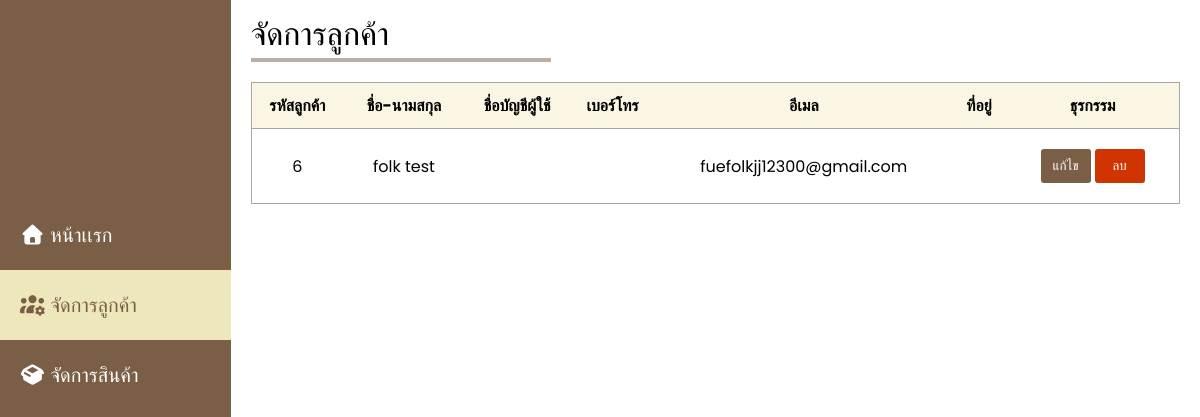
Page /admin-customer.php (signed in) on the earlier database version.
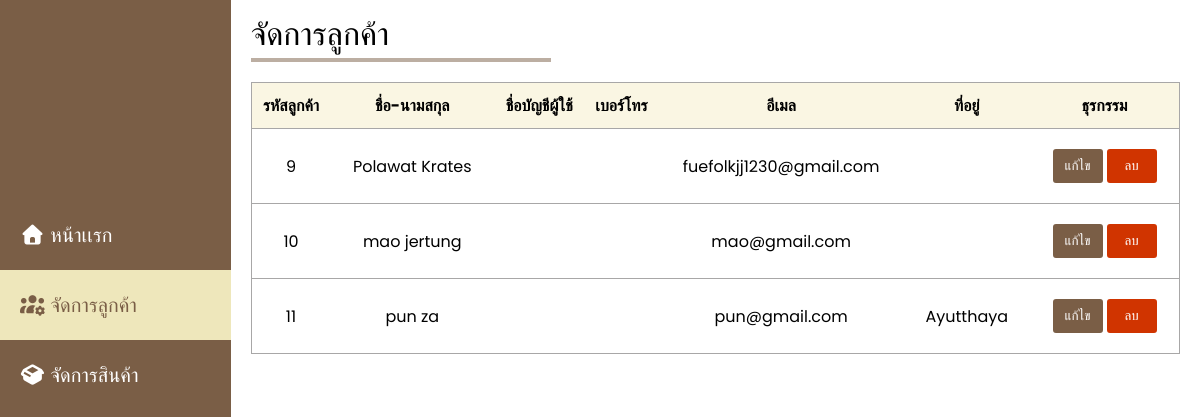
Same page on the later database version.
### tables this page shows
CREATE TABLE `customer` (
  `cus_id` int(11) NOT NULL,
  `cus_username` varchar(50) NOT NULL,
  `cus_password` varchar(255) NOT NULL,
  `cus_fname` varchar(50) NOT NULL,
  `cus_lname` varchar(50) NOT NULL,
  `cus_phone` varchar(20) DEFAULT NULL,
  `cus_email` varchar(100) NOT NULL,
  `cus_address` varchar(255) DEFAULT NULL,
  `cus_picture` varchar(255) DEFAULT 'default_pic.png'
);

### admin-customer.php (the view, shortened to what this page needs)
<!DOCTYPE html>
<html lang="en">
<head>
    <link rel="stylesheet" href="style/adminedit.css">
    <link rel="stylesheet" href="https://cdnjs.cloudflare.com/ajax/libs/font-awesome/7.0.1/css/all.min.css" />
</head>
<body>
<div class="container-bd">
    <nav>
        <ul>
            <a href="admin-login.php">
                <li>
                    <i class="fa-solid fa-house"></i>
                    หน้าเเรก
                </li>
            </a>
            <a href="admin-customer.php">
                <li class="active">
                    <i class="fa-solid fa-users-gear"></i>
                    จัดการลูกค้า
                </li>
            </a>
            <a href="admin-product.php">
                <li>
                    <i class="fa-solid fa-box-open"></i>
                    จัดการสินค้า
                </li>
            </a>
        </ul>
    </nav>
    <div class="container-data">
        <h1>จัดการลูกค้า</h1>
        <hr>
        <div class="table-data">
            <table>
                <thead>
                    <tr>
                        <th>รหัสลูกค้า</th>
                        <th>ชื่อ-นามสกุล</th>
                        <th>ชื่อบัญชีผู้ใช้</th>
                        <th>เบอร์โทร</th>
                        <th>อีเมล</th>
                        <th>ที่อยู่</th>
                        <th>ธุรกรรม</th>
                    </tr>
                </thead>
                <tbody>
                    <?php
                            require('conn.php');
                            $sql = "SELECT * FROM customer";
                            $result = $conn->query($sql);
                                if ($result->num_rows > 0) {
                                    while ($row = $result->fetch_assoc()) {
                                        echo "<tr>";
                                        echo "<td>".$row['cus_id']."</td>";
                                        echo "<td>".htmlspecialchars($row['cus_fname'].' '.$row['cus_lname'])."</td>";
                                        echo "<td>".htmlspecialchars($row['cus_username'])."</td>";
                                        echo "<td>".htmlspecialchars($row['cus_phone'])."</td>";
                                        echo "<td>".htmlspecialchars($row['cus_email'])."</td>";
                                        echo "<td>".htmlspecialchars($row['cus_address'])."</td>";
                                        echo '<td class="t-button">
                                                <a href="adminedit-cus.php?cus_id='.$row['cus_id'].'"><button type="button">แก้ไข</button></a>
                                                <form method="post" action="delete-customer.php" onsubmit="return confirm(\'ต้องการลบผู้ใช้ '.addslashes($row['cus_fname'].' '.$row['cus_lname']).' หรือไม่?\');">
                                                    <input type="hidden" name="cus_id" value="'.$row['cus_id'].'">
                                                    <button type="submit" name="delete-btn">ลบ</button>
                                                </form>
                                            </td>';
                                        echo "</tr>";
                                    }
                                }else {
                                    echo "0 results";
                                }
                    ?>
                </tbody>
            </table>
        </div>
    </div>
</div>
</body>
</html>

### style/adminedit.css (style rules this page uses)
* { box-sizing: border-box; padding: 0; margin: 0; font-family: Poppins,Itim,sans-serif; color: black }
nav { height: 100vh; width: 288px; background-color: #7a5e46; position: relative; }
nav ul a { text-decoration: none; }
nav ul li { padding: 20px; font-size: 20px; transition: 0.2s; color: #fff; }
nav ul li i { color: #fff; }
nav ul { padding-top: 200px; }
.active { background-color: #eee7bb; color: #7a5e46; }
.active i { color: #7a5e46; }
.container-bd { display: flex; width: 100%; height: 100vh; }
.table-data { display: flex; }
.container-data h1 { font-weight: 400; }
.container-data hr { width: 300px; border: 2px solid #7a5e4680; margin-bottom: 20px; }
.container-data { width: 100%; padding: 40px; }
.table-data { height: 90%; overflow-y: scroll; overflow-x: hidden; }
.container-data table { width: 100%; height: 100px; }
table { border-collapse: collapse; }
.container-data table td { text-align: center; padding: 20px; }
.container-data table tr { border: 1px solid rgb(168, 167, 167); }
.container-data table th { background-color: #FAF6E3; padding: 10px; }
.container-data { padding: 10px 20px 20px 20px; }
td a button { padding: 5px; width: 50px; background-color: #7a5e46; border: 2px solid #7a5e46; border-radius: 3px; color: #fff; transition: 0.5s; }
form button { padding: 5px; width: 50px; background-color: #d03400; border: 2px solid #d03400; border-radius: 3px; color: #fff; transition: 0.5s; margin-left: 4px; }
.t-button { justify-content: center; display: flex; }

Differences in the rows shown:
removed customer: cus_id "6", cus_fname+cus_lname "folk test", cus_email "fuefolkjj12300@gmail.com"
added customer: cus_id "9", cus_fname+cus_lname "Polawat Krates", cus_email "fuefolkjj1230@gmail.com"
added customer: cus_id "10", cus_fname+cus_lname "mao jertung", cus_email "mao@gmail.com"
added customer: cus_id "11", cus_fname+cus_lname "pun za", cus_email "pun@gmail.com", cus_address "Ayutthaya"
